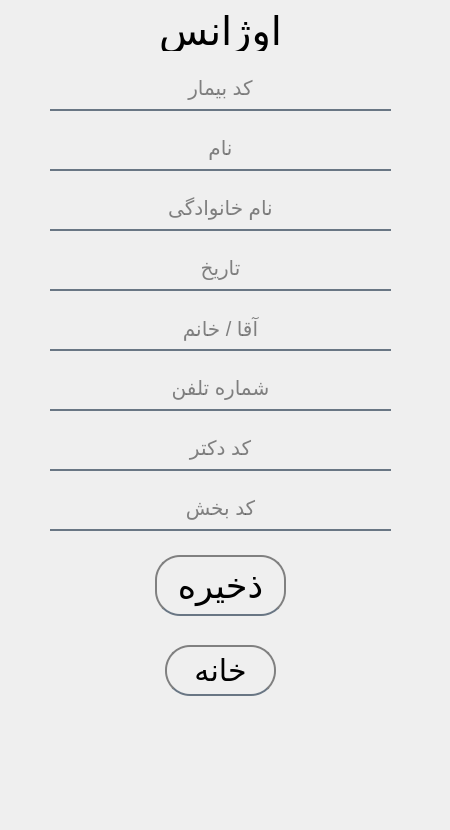
<?xml version="1.0" encoding="UTF-8"?>
<ui version="4.0">
 <class>MainWindow</class>
 <widget class="QMainWindow" name="MainWindow">
  <property name="geometry">
   <rect>
    <x>0</x>
    <y>0</y>
    <width>450</width>
    <height>830</height>
   </rect>
  </property>
  <property name="windowTitle">
   <string>MainWindow</string>
  </property>
  <widget class="QWidget" name="centralwidget">
   <widget class="QLabel" name="label_pic">
    <property name="geometry">
     <rect>
      <x>0</x>
      <y>0</y>
      <width>451</width>
      <height>831</height>
     </rect>
    </property>
    <property name="text">
     <string/>
    </property>
    <property name="pixmap">
     <pixmap>1.jpg</pixmap>
    </property>
    <property name="scaledContents">
     <bool>true</bool>
    </property>
   </widget>
   <widget class="QLabel" name="label_name">
    <property name="geometry">
     <rect>
      <x>20</x>
      <y>10</y>
      <width>401</width>
      <height>41</height>
     </rect>
    </property>
    <property name="font">
     <font>
      <family>IRNazanin</family>
      <pointsize>30</pointsize>
      <weight>50</weight>
      <italic>false</italic>
      <bold>false</bold>
     </font>
    </property>
    <property name="styleSheet">
     <string notr="true">color: rgb(0,0,0);
font: 30pt &quot;IRNazanin&quot;;</string>
    </property>
    <property name="text">
     <string>اوژانس</string>
    </property>
    <property name="alignment">
     <set>Qt::AlignCenter</set>
    </property>
   </widget>
   <widget class="QLineEdit" name="line_name">
    <property name="geometry">
     <rect>
      <x>50</x>
      <y>130</y>
      <width>341</width>
      <height>41</height>
     </rect>
    </property>
    <property name="styleSheet">
     <string notr="true">background-color: rgba(0,0,0,0);
border: none;
border-bottom: 2px solid rgba(105,118,132,255);
color: rgba(10, 10, 10,250); 
padding-bottom: 3px;
font-size: 20px;
font: 20pt &quot;IRNazanin&quot;;</string>
    </property>
    <property name="alignment">
     <set>Qt::AlignCenter</set>
    </property>
    <property name="placeholderText">
     <string>نام</string>
    </property>
    <property name="cursorMoveStyle">
     <enum>Qt::VisualMoveStyle</enum>
    </property>
   </widget>
   <widget class="QLineEdit" name="line_lastname">
    <property name="geometry">
     <rect>
      <x>50</x>
      <y>190</y>
      <width>341</width>
      <height>41</height>
     </rect>
    </property>
    <property name="styleSheet">
     <string notr="true">background-color: rgba(0,0,0,0);
border: none;
border-bottom: 2px solid rgba(105,118,132,255);
color: rgba(10, 10, 10,250); 
padding-bottom: 3px;
font-size: 20px;
font: 20pt &quot;IRNazanin&quot;;</string>
    </property>
    <property name="text">
     <string/>
    </property>
    <property name="alignment">
     <set>Qt::AlignCenter</set>
    </property>
    <property name="placeholderText">
     <string>نام خانوادگی</string>
    </property>
    <property name="cursorMoveStyle">
     <enum>Qt::LogicalMoveStyle</enum>
    </property>
   </widget>
   <widget class="QLineEdit" name="line_date">
    <property name="geometry">
     <rect>
      <x>50</x>
      <y>250</y>
      <width>341</width>
      <height>41</height>
     </rect>
    </property>
    <property name="styleSheet">
     <string notr="true">background-color: rgba(0,0,0,0);
border: none;
border-bottom: 2px solid rgba(105,118,132,255);
color: rgba(10, 10, 10,250); 
padding-bottom: 3px;
font-size: 20px;
font: 20pt &quot;IRNazanin&quot;;</string>
    </property>
    <property name="text">
     <string/>
    </property>
    <property name="alignment">
     <set>Qt::AlignCenter</set>
    </property>
    <property name="placeholderText">
     <string>تاریخ</string>
    </property>
    <property name="cursorMoveStyle">
     <enum>Qt::LogicalMoveStyle</enum>
    </property>
   </widget>
   <widget class="QPushButton" name="but_save">
    <property name="geometry">
     <rect>
      <x>150</x>
      <y>550</y>
      <width>141</width>
      <height>71</height>
     </rect>
    </property>
    <property name="font">
     <font>
      <family>IRNazanin</family>
      <pointsize>30</pointsize>
      <weight>50</weight>
      <italic>false</italic>
      <bold>false</bold>
     </font>
    </property>
    <property name="styleSheet">
     <string notr="true">QPushButton {
    background-color: transparent; /* Transparent background */
    color: rgb(0,0,0); /* Text color */
    border: 2px solid gray; /* Border around the button */
    padding: 5px; /* Increased padding for better touch targets */
    border-radius: 25px; /* Rounded corners */
    margin: 5px; /* Uniform margin on all sides */
    font-size: 35px; /* Font size for better readability */
	font: 30pt &quot;IRNazanin&quot;;
border-bottom: 2px solid rgba(105,118,132,255);
}

QPushButton:hover {
    border-color: rgba(190, 190, 190, 0.7); /* Lighter border on hover */
    background-color: rgba(255, 255, 255, 0.1); /* Light background on hover for visual feedback */
}

QPushButton:pressed {
    background-color: rgba(255, 255, 255, 0.2); /* Darker background when pressed */
	font: 20pt &quot;Ubuntu&quot;;
    border-color: rgba(150, 150, 150, 0.8); /* Change border color when pressed */
}

QPushButton:disabled {
    color: rgba(255, 255, 255, 0.5); /* Lighter text color when disabled */
    border-color: rgba(190, 190, 190, 0.3); /* Lighter border when disabled */
}
</string>
    </property>
    <property name="text">
     <string>ذخیره</string>
    </property>
   </widget>
   <widget class="QLineEdit" name="line_patient_code">
    <property name="geometry">
     <rect>
      <x>50</x>
      <y>70</y>
      <width>341</width>
      <height>41</height>
     </rect>
    </property>
    <property name="sizePolicy">
     <sizepolicy hsizetype="Expanding" vsizetype="Fixed">
      <horstretch>0</horstretch>
      <verstretch>0</verstretch>
     </sizepolicy>
    </property>
    <property name="layoutDirection">
     <enum>Qt::LeftToRight</enum>
    </property>
    <property name="autoFillBackground">
     <bool>false</bool>
    </property>
    <property name="styleSheet">
     <string notr="true">background-color: rgba(0,0,0,0);
border: none;
border-bottom: 2px solid rgba(105,118,132,255);
color: rgba(10, 10, 10,250); 
padding-bottom: 3px;
font-size: 20px;
font: 20pt &quot;IRNazanin&quot;;
</string>
    </property>
    <property name="cursorPosition">
     <number>0</number>
    </property>
    <property name="alignment">
     <set>Qt::AlignCenter</set>
    </property>
    <property name="dragEnabled">
     <bool>false</bool>
    </property>
    <property name="placeholderText">
     <string>کد بیمار</string>
    </property>
    <property name="cursorMoveStyle">
     <enum>Qt::VisualMoveStyle</enum>
    </property>
   </widget>
   <widget class="QLineEdit" name="line_part">
    <property name="geometry">
     <rect>
      <x>50</x>
      <y>490</y>
      <width>341</width>
      <height>41</height>
     </rect>
    </property>
    <property name="styleSheet">
     <string notr="true">background-color: rgba(0,0,0,0);
border: none;
border-bottom: 2px solid rgba(105,118,132,255);
color: rgba(10, 10, 10,250); 
padding-bottom: 3px;
font-size: 20px;
font: 20pt &quot;IRNazanin&quot;;</string>
    </property>
    <property name="text">
     <string/>
    </property>
    <property name="alignment">
     <set>Qt::AlignCenter</set>
    </property>
    <property name="placeholderText">
     <string>کد بخش</string>
    </property>
    <property name="cursorMoveStyle">
     <enum>Qt::LogicalMoveStyle</enum>
    </property>
   </widget>
   <widget class="QLineEdit" name="line_docter_code">
    <property name="geometry">
     <rect>
      <x>50</x>
      <y>430</y>
      <width>341</width>
      <height>41</height>
     </rect>
    </property>
    <property name="styleSheet">
     <string notr="true">background-color: rgba(0,0,0,0);
border: none;
border-bottom: 2px solid rgba(105,118,132,255);
color: rgba(10, 10, 10,250); 
padding-bottom: 3px;
font-size: 20px;
font: 20pt &quot;IRNazanin&quot;;</string>
    </property>
    <property name="text">
     <string/>
    </property>
    <property name="alignment">
     <set>Qt::AlignCenter</set>
    </property>
    <property name="placeholderText">
     <string>کد دکتر</string>
    </property>
    <property name="cursorMoveStyle">
     <enum>Qt::LogicalMoveStyle</enum>
    </property>
   </widget>
   <widget class="QLineEdit" name="line_phone">
    <property name="geometry">
     <rect>
      <x>50</x>
      <y>370</y>
      <width>341</width>
      <height>41</height>
     </rect>
    </property>
    <property name="styleSheet">
     <string notr="true">background-color: rgba(0,0,0,0);
border: none;
border-bottom: 2px solid rgba(105,118,132,255);
color: rgba(10, 10, 10,250); 
padding-bottom: 3px;
font-size: 20px;
font: 20pt &quot;IRNazanin&quot;;</string>
    </property>
    <property name="text">
     <string/>
    </property>
    <property name="alignment">
     <set>Qt::AlignCenter</set>
    </property>
    <property name="placeholderText">
     <string>شماره تلفن</string>
    </property>
    <property name="cursorMoveStyle">
     <enum>Qt::LogicalMoveStyle</enum>
    </property>
   </widget>
   <widget class="QLineEdit" name="line_gender">
    <property name="geometry">
     <rect>
      <x>50</x>
      <y>310</y>
      <width>341</width>
      <height>41</height>
     </rect>
    </property>
    <property name="styleSheet">
     <string notr="true">background-color: rgba(0,0,0,0);
border: none;
border-bottom: 2px solid rgba(105,118,132,255);
color: rgba(10, 10, 10,250); 
padding-bottom: 3px;
font-size: 20px;
font: 20pt &quot;IRNazanin&quot;;</string>
    </property>
    <property name="text">
     <string/>
    </property>
    <property name="alignment">
     <set>Qt::AlignCenter</set>
    </property>
    <property name="placeholderText">
     <string>آقا / خانم</string>
    </property>
    <property name="cursorMoveStyle">
     <enum>Qt::LogicalMoveStyle</enum>
    </property>
   </widget>
   <widget class="QPushButton" name="but_home">
    <property name="geometry">
     <rect>
      <x>160</x>
      <y>640</y>
      <width>121</width>
      <height>61</height>
     </rect>
    </property>
    <property name="font">
     <font>
      <family>IRNazanin</family>
      <pointsize>-1</pointsize>
      <weight>50</weight>
      <italic>false</italic>
      <bold>false</bold>
     </font>
    </property>
    <property name="styleSheet">
     <string notr="true">QPushButton {
    background-color: transparent; /* Transparent background */
    color: rgb(0,0,0); /* Text color */
    border: 2px solid gray; /* Border around the button */
    padding: 5px; /* Increased padding for better touch targets */
    border-radius: 25px; /* Rounded corners */
    margin: 5px; /* Uniform margin on all sides */
    font-size: 35px; /* Font size for better readability */
	font: 30pt &quot;IRNazanin&quot;;
border-bottom: 2px solid rgba(105,118,132,255);
}

QPushButton:hover {
    border-color: rgba(190, 190, 190, 0.7); /* Lighter border on hover */
    background-color: rgba(255, 255, 255, 0.1); /* Light background on hover for visual feedback */
}

QPushButton:pressed {
    background-color: rgba(255, 255, 255, 0.2); /* Darker background when pressed */
	font: 20pt &quot;Ubuntu&quot;;
    border-color: rgba(150, 150, 150, 0.8); /* Change border color when pressed */
}

QPushButton:disabled {
    color: rgba(255, 255, 255, 0.5); /* Lighter text color when disabled */
    border-color: rgba(190, 190, 190, 0.3); /* Lighter border when disabled */
}
QPushButton {
    background-color: transparent; /* Transparent background */
    color: rgb(0,0,0); /* Text color */
    border: 2px solid gray; /* Border around the button */
    padding: 5px; /* Increased padding for better touch targets */
    border-radius: 25px; /* Rounded corners */
    margin: 5px; /* Uniform margin on all sides */
    font-size: 30px; /* Font size for better readability */
border-bottom: 2px solid rgba(105,118,132,255);
}

QPushButton:hover {
    border-color: rgba(190, 190, 190, 0.7); /* Lighter border on hover */
    background-color: rgba(255, 255, 255, 0.1); /* Light background on hover for visual feedback */
}

QPushButton:pressed {
    background-color: rgba(255, 255, 255, 0.2); /* Darker background when pressed */
	font: 20pt &quot;Ubuntu&quot;;
    border-color: rgba(150, 150, 150, 0.8); /* Change border color when pressed */
}

QPushButton:disabled {
    color: rgba(255, 255, 255, 0.5); /* Lighter text color when disabled */
    border-color: rgba(190, 190, 190, 0.3); /* Lighter border when disabled */
}
</string>
    </property>
    <property name="text">
     <string>خانه</string>
    </property>
   </widget>
  </widget>
 </widget>
 <resources/>
 <connections/>
</ui>
